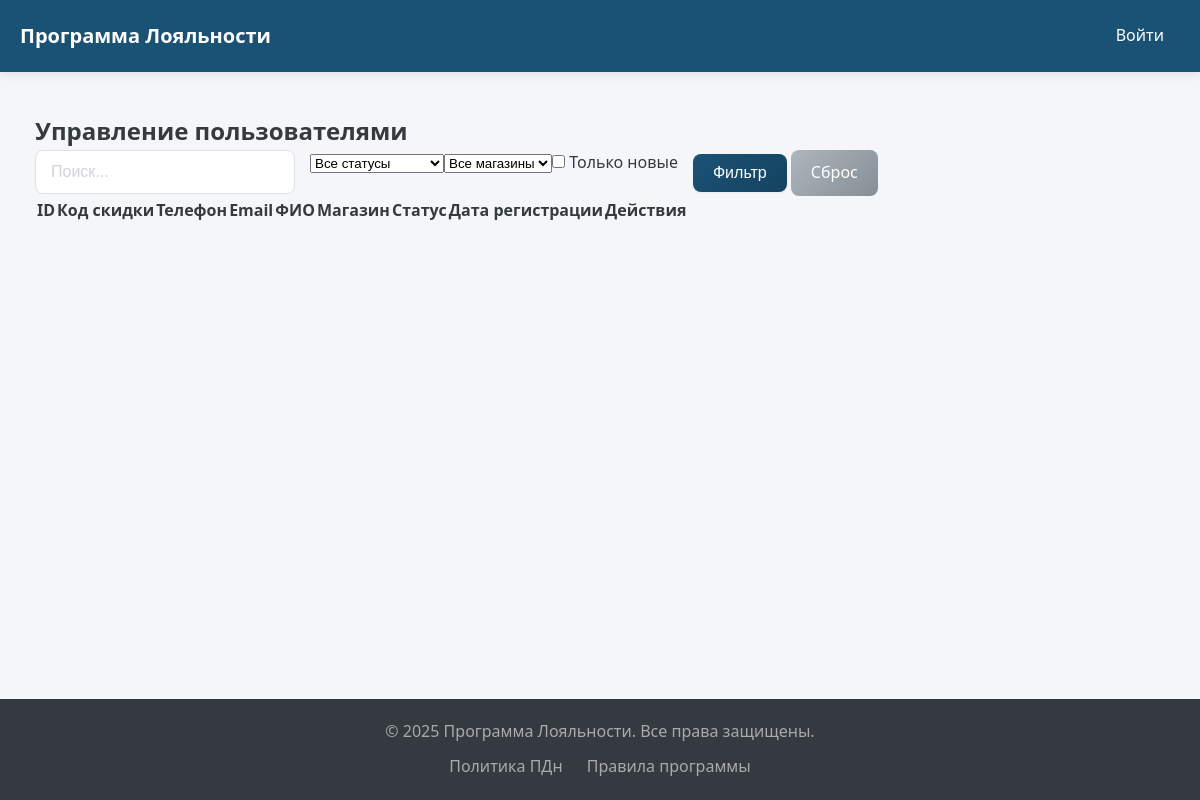
The page /admin/users (signed in) on the database as committed earlier.
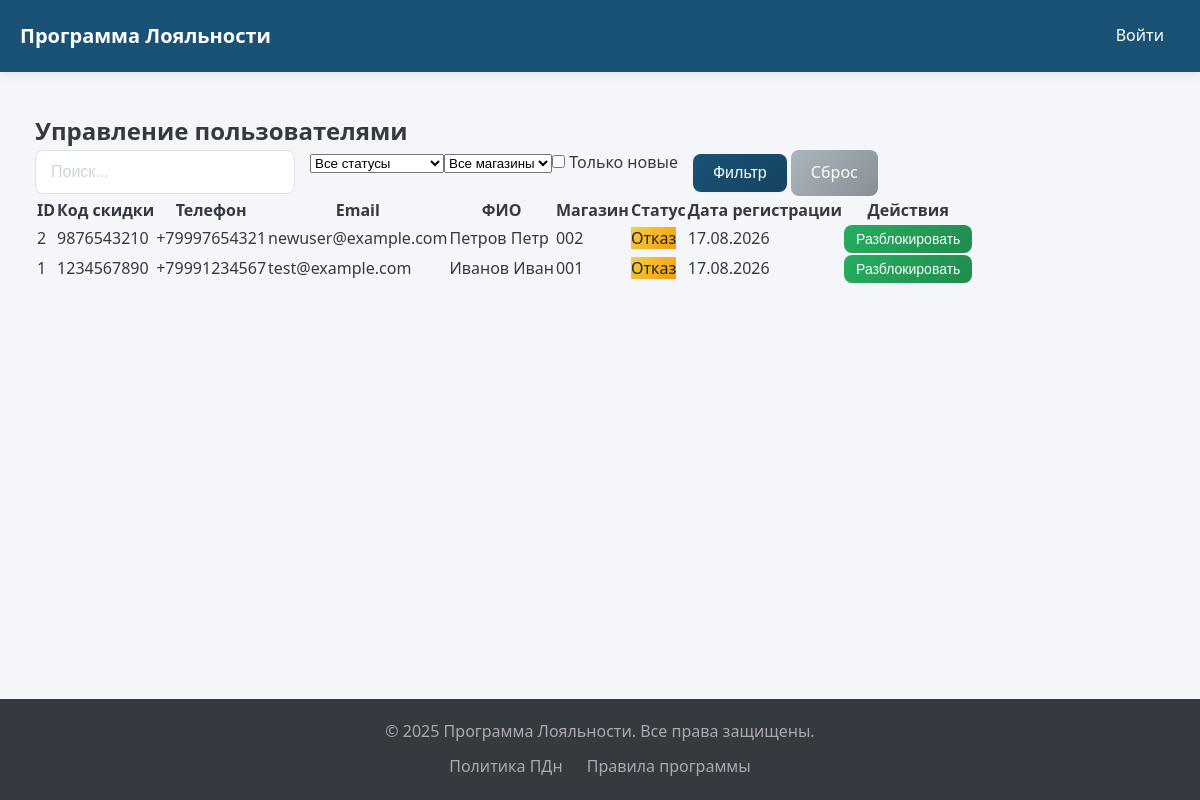
The same page on the database as committed later.
### app/models/__init__.py (models this page shows, shortened)
class User(db.Model):
    __tablename__ = 'users'
    id = Column(Integer, primary_key=True)
    discount_code = Column(String(10), unique=True, nullable=False, index=True)
    phone = Column(String(20), unique=True, nullable=False, index=True)
    email = Column(String(120), nullable=False)
    fio = Column(String(100), nullable=True)
    store_code = Column(String(3), nullable=False)  # Код магазина регистрации
    status = Column(SQLEnum(UserStatus), default=UserStatus.ACTIVE, nullable=False)
    consent_pd = Column(Boolean, default=False, nullable=False)
    consent_pd_date = Column(DateTime, nullable=True)
    consent_pd_version = Column(String(20), nullable=True)
    consent_marketing = Column(Boolean, default=False, nullable=False)
    created_at = Column(DateTime, default=datetime.utcnow, nullable=False)
    updated_at = Column(DateTime, default=datetime.utcnow, onupdate=datetime.utcnow, nullable=False)
    last_login_at = Column(DateTime, nullable=True)
    is_exported = Column(Boolean, default=False, nullable=False)
    exported_at = Column(DateTime, nullable=True)
    sms_codes = relationship('SMSCode', backref='user', lazy='dynamic', cascade='all, delete-orphan')
    export_logs = relationship('ExportLogEntry', backref='user', lazy='dynamic')

### app/routes/admin.py (the view, shortened to what this page needs)
@admin_bp.route('/users')
@admin_login_required
def users():
    page = request.args.get('page', 1, type=int)
    per_page = 50
    status_filter = request.args.get('status', '')
    store_filter = request.args.get('store', '')
    search = request.args.get('search', '')
    only_new = request.args.get('only_new', '') == '1'
    query = User.query
    if status_filter:
        query = query.filter(User.status == status_filter)
    if store_filter:
        query = query.filter(User.store_code == store_filter)
    if only_new:
        query = query.filter(User.is_exported == False)
    pagination = query.order_by(User.created_at.desc()).paginate(
        page=page, per_page=per_page, error_out=False
    )
    stores = db.session.query(User.store_code).distinct().all()
    return render_template('admin/users.html',
                         pagination=pagination,
                         stores=stores,
                         filters={
                             'status': status_filter,
                             'store': store_filter,
                             'search': search,
                             'only_new': only_new
                         })

### app/routes/admin.py (called while the page is built)
def admin_login_required(f):
    @wraps(f)
    def decorated_function(*args, **kwargs):
        if 'admin_id' not in session:
            return redirect(url_for('admin.login'))
        admin = AdminUser.query.get(session['admin_id'])
        if not admin or not admin.is_active:
            session.pop('admin_id', None)
            return redirect(url_for('admin.login'))
        return f(*args, **kwargs)
    return decorated_function

### app/templates/admin/users.html (shortened to what this page needs)
{% extends "base.html" %}
{% block content %}
<div class="container-fluid mt-4">
    <h2>Управление пользователями</h2>
    <div class="row mt-3">
        <div class="col-md-12">
            <form method="GET" class="row g-3">
                <div class="col-md-3">
                    <input type="text" name="search" class="form-control" placeholder="Поиск..." value="{{ filters.search }}">
                </div>
                <div class="col-md-2">
                    <select name="status" class="form-select">
                        <option value="">Все статусы</option>
                    </select>
                </div>
                <div class="col-md-2">
                    <select name="store" class="form-select">
                        <option value="">Все магазины</option>
                    </select>
                </div>
                <div class="col-md-2">
                    <div class="form-check mt-2">
                        <input type="checkbox" name="only_new" value="1" class="form-check-input" {% if filters.only_new %}checked{% endif %}>
                        <label class="form-check-label">Только новые</label>
                    </div>
                </div>
                <div class="col-md-3">
                    <button type="submit" class="btn btn-primary">Фильтр</button>
                    <a href="{{ url_for('admin.users') }}" class="btn btn-secondary">Сброс</a>
                </div>
            </form>
        </div>
    </div>
    <div class="row mt-4">
        <div class="col-md-12">
            <table class="table table-striped table-hover">
                <thead>
                    <tr>
                        <th>ID</th>
                        <th>Код скидки</th>
                        <th>Телефон</th>
                        <th>Email</th>
                        <th>ФИО</th>
                        <th>Магазин</th>
                        <th>Статус</th>
                        <th>Дата регистрации</th>
                        <th>Действия</th>
                    </tr>
                </thead>
                <tbody>
                    {% for user in pagination.items %}
                    <tr>
                        <td>{{ user.id }}</td>
                        <td>{{ user.discount_code }}</td>
                        <td>{{ user.phone }}</td>
                        <td>{{ user.email or '-' }}</td>
                        <td>{{ user.fio or '-' }}</td>
                        <td>{{ user.store_code }}</td>
                        <td>
                            {% if user.status == 'active' %}
                            <span class="badge bg-success">Активен</span>
                            {% elif user.status == 'blocked' %}
                            <span class="badge bg-danger">Заблокирован</span>
                            {% else %}
                            <span class="badge bg-warning">Отказ</span>
                            {% endif %}
                        </td>
                        <td>{{ user.created_at.strftime('%d.%m.%Y') }}</td>
                        <td>
                            <form method="POST" action="{{ url_for('admin.toggle_user_status', user_id=user.id) }}" style="display:inline;">
                                {% if user.status == 'active' %}
                                <button type="submit" class="btn btn-sm btn-danger" onclick="return confirm('Заблокировать пользователя?')">Заблокировать</button>
                                {% else %}
                                <button type="submit" class="btn btn-sm btn-success" onclick="return confirm('Разблокировать пользователя?')">Разблокировать</button>
                                {% endif %}
                            </form>
                        </td>
                    </tr>
                    {% endfor %}
                </tbody>
            </table>
        </div>
    </div>
</div>
{% endblock %}

### app/templates/base.html (shortened to what this page needs)
<!DOCTYPE html>
<html lang="ru">
<head>
    <link rel="stylesheet" href="{{ url_for('static', filename='css/style.css') }}">
</head>
<body>
    <header class="header">
        <div class="container">
            <a href="{{ url_for('public.index') }}" class="logo">
                {{ app_name }}
            </a>
            <nav class="nav">
                {% if session.get('user_id') %}
                    <a href="{{ url_for('dashboard.index') }}" class="nav-link">Личный кабинет</a>
                    <a href="{{ url_for('public.logout') }}" class="nav-link">Выход</a>
                {% else %}
                    <a href="{{ url_for('public.login') }}" class="nav-link">Войти</a>
                {% endif %}
            </nav>
        </div>
    </header>
    <main class="main">
        <div class="container">
            {% block content %}{% endblock %}
        </div>
    </main>
    <footer class="footer">
        <div class="container">
            <p>&copy; 2025 {{ app_name }}. Все права защищены.</p>
            <div class="footer-links">
                <a href="{{ url_for('public.policy') }}">Политика ПДн</a>
                <a href="{{ url_for('public.rules') }}">Правила программы</a>
            </div>
        </div>
    </footer>
</body>
</html>

Rows that differ between the two databases and show on the page:
added User: id "2", discount_code "9876543210", phone "+79997654321", email "newuser@example.com", fio "Петров Петр", store_code "002", status "Отказ", created_at "17.08.2026"
added User: id "1", discount_code "1234567890", phone "+79991234567", email "test@example.com", fio "Иванов Иван", store_code "001", status "Отказ", created_at "17.08.2026"
